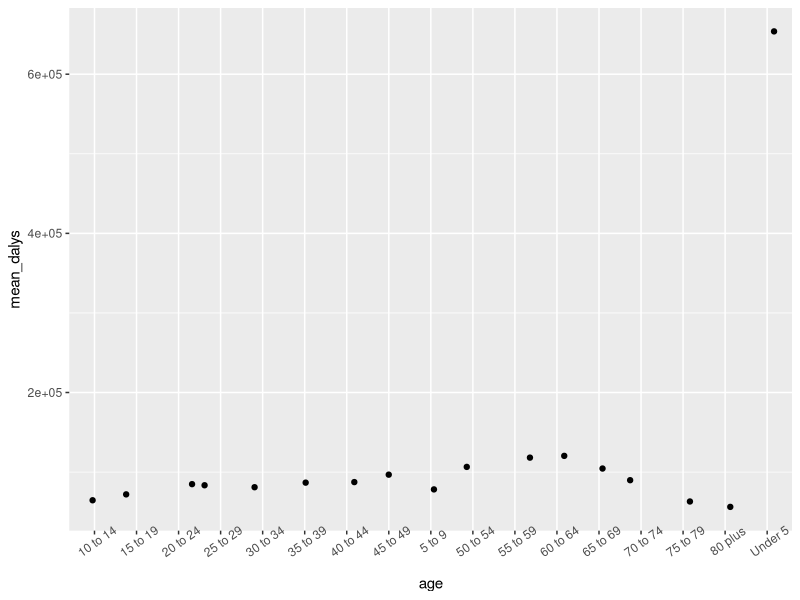
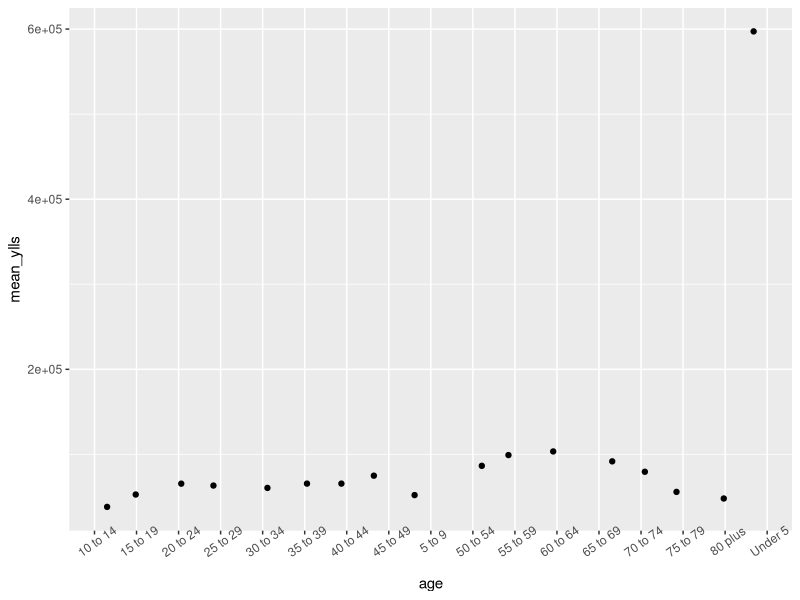
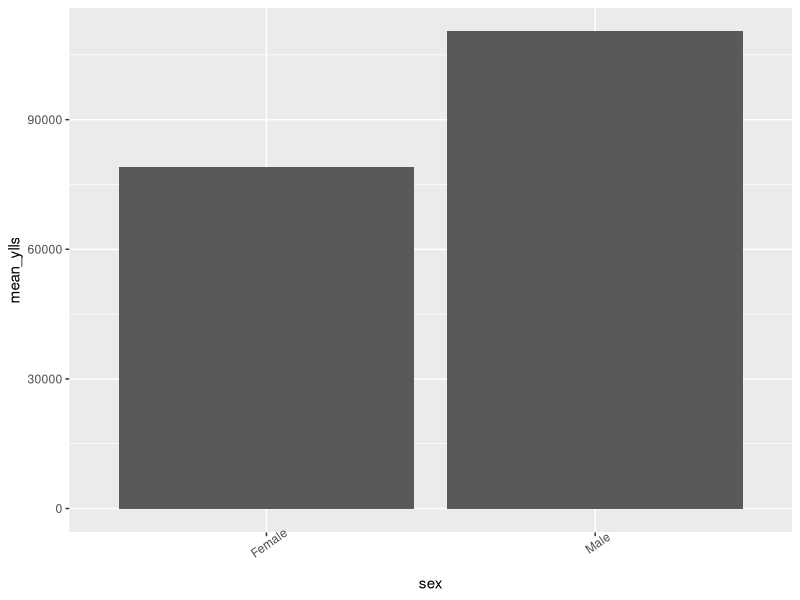
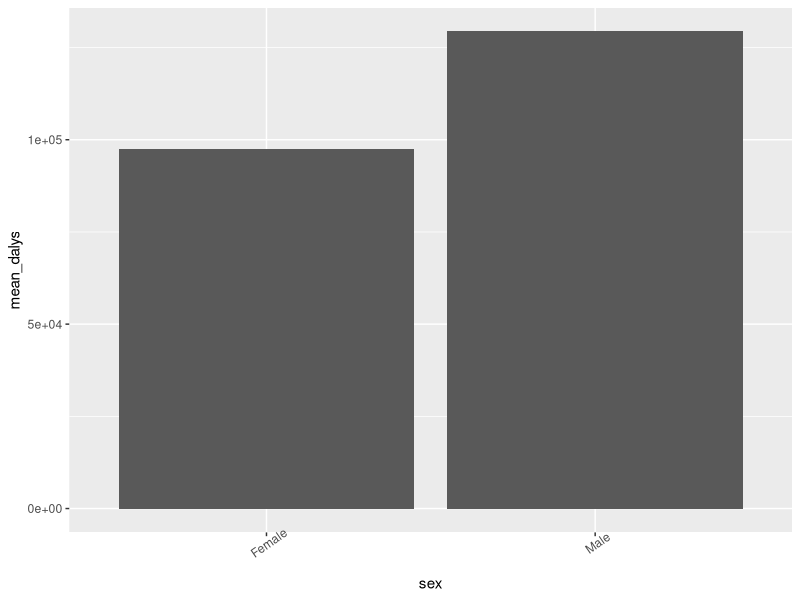

R code for these plots, in order: (Note: this script raises an error after producing the figures.)
## ---- chunk 1
knitr::opts_chunk$set(echo = TRUE)
library(dplyr)
library(utils)
library(tidyr)
library(ggplot2)

## ---- chunk 2
life_expectancy <- read.csv("./data/life_expectancy.csv")
View(life_expectancy)
## ---- chunk 3
deaths_info <- read.csv("./data/deaths.csv")
View(deaths_info)
## ---- chunk 4
ylds <- read.csv("./data/ylds.csv")
View(ylds)
## ---- chunk 5
fjoined_ylds_death <- full_join(ylds, deaths_info)
View(fjoined_ylds_death)
## ---- chunk 6
life_expectancy_joined <- full_join(fjoined_ylds_death, life_expectancy, by = "age")
View(life_expectancy_joined)
## ---- chunk 7
ylls_joined <- mutate(life_expectancy_joined, ylls=life.expectancy * deaths)
View(ylls_joined)
## ---- chunk 8
dalys_joined <- mutate(ylls_joined, dalys=ylls + ylds)
View(dalys_joined)
## ---- chunk 9
age_burden <- dalys_joined %>% 
  group_by(age) %>% 
  summarize(mean_dalys = mean(dalys, na.rm = TRUE))
View(age_burden)      
ggplot(data = age_burden, aes(age, mean_dalys)) + geom_jitter() + theme(axis.text.x = element_text(angle = 35))
## ---- chunk 10
age_burden <- ylls_joined %>% 
  group_by(age) %>% 
  summarize(mean_ylls = mean(ylls, na.rm = TRUE))
View(age_burden)      
ggplot(data = age_burden, aes(age, mean_ylls)) + geom_jitter() + theme(axis.text.x = element_text(angle = 35))
## ---- chunk 11
sex_burden <- dalys_joined %>% 
  group_by(sex) %>% 
  summarize(mean_ylls = mean(ylls, na.rm = TRUE))
View(ylds_sex)      
ggplot(data = sex_burden, aes(sex, mean_ylls)) + geom_bar(stat = "identity") + theme(axis.text.x = element_text(angle = 35))

## ---- chunk 12
sex_burden <- dalys_joined %>%
  group_by(sex) %>%
  summarize(mean_dalys =mean(dalys, na.rm= TRUE))
View(sex_burden)
ggplot(data = sex_burden, aes(sex, mean_dalys)) + geom_bar(stat="identity") + theme(axis.text.x = element_text(angle = 35))
## ---- chunk 13
deaths_burden <- join_dalys %>%
  group_by(cause_name) %>%
  summarize(mean_deaths = mean(deaths, na.rm = TRUE))
View(deaths_burden)
ggplot(data = deaths_burden, aes(mean_deaths, cause_name)) + geom_jitter()
## ---- chunk 14
deaths_burden <- dalys_joined %>% 
  group_by(cause_name) %>% 
  summarize(mean_deaths = mean(deaths, na.rm = TRUE), mean_ylds = mean(ylds), mean_ylls   = mean(ylls), mean_dalys = mean(dalys))
view(deaths_burden)

five_top <- deaths_burden[order(deaths_burden$mean_dalys,
                                 decreasing = TRUE), ] %>%
  top_n(5, mean_dalys)

ggplot(data = deaths_burden, aes(mean_deaths, cause_name)) + geom_jitter()

